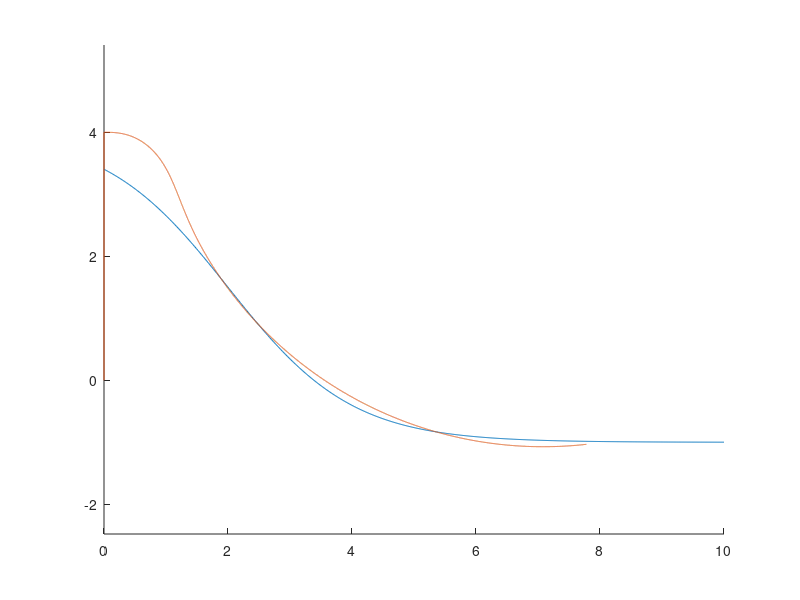

This figure's MATLAB source:
clear all 
close all

%% path generation
%%% s curve
t = 0:0.01:10;
rad = 50;
xpath = t;
a = 2;
k = 1;
ypath = 4 - (5*(1./(1+exp(-k.*(xpath-a)))));

%%% sine wave
% th = 0:pi/100:10*pi;
% rad = 50;
% xpath = th;
% ypath = 5*sin(th/4);

figure(1)
hold on
plot(xpath, ypath);
hold off

%% state

u = [0.1, 0]'; % u = (v, omega)

z = [0, 0, 0, 0;
     0, 4, deg2rad(0), 0]'; % z = (x, y, theta, zeta)

L = 0.3;
lr = L/2;

Kp = 0.7;
dt = 0.01;


%% controls

for j = 1:length(xpath)
    % find closest tp in range
    kdd = 15;
    ld = kdd*u(1);
    tp_max = ld+0.5;
    tp_min = ld-0.5;
    min = ld+1;
    xg = 0;
    yg = 0;

%     bwx = z(1, end) - lr*cos(z(3, end));
%     bwy = z(2, end) - lr*sin(z(3, end));
    bwx = z(1,end);
    bwy = z(2, end);
    ispan = j:length(xpath);
    for i = ispan
        d = sqrt( ( bwx-xpath(i) )^2 + ( bwy-ypath(i) )^2 );
        %     a = atan2(ypath(i) - bwy,xpath(i) -bwx);
        if(d<tp_max) && (d>tp_min)
            a =  z(3, end)  - atan2((ypath(i) - bwy),(xpath(i) - bwx));
            if (a < pi/2) && (a > -pi/2) && (d<min)
                min = d;
                xg = xpath(i);
                yg = ypath(i);
                alpha=a;
            end
        end
    end

    % steering angle
    % alpha=atan2(yg - bwy,xg - bwx);
    % delta = atan((2*L*sin(alpha))/(min));
    delta = -atan2((2*L*sin(alpha)),(ld));
%     z(4,end) = delta;

    tspan = 1:10;

    for t = tspan
        bwx = z(1, end);
        bwy = z(2, end);
        beta = atan(lr*tan(z(4, end))/L);
        xdot = u(1) * cos(z(3, end));
        ydot = u(1) * sin(z(3, end));
        thetadot = u(1) * (tan(z(4, end)))/(L);
        omega = u(2);

        zdot = [xdot*dt, ydot*dt, thetadot*dt, omega*dt]';

        z = [z, z(:, end)+zdot];

%         p controller
            e = delta - z(4, end);
            u(2) = Kp * e;

        %brake
%         derr = sqrt( ( bwx-xg )^2 + ( bwy-yg )^2 );
%         if(derr<1)
%             u(1) = 0;
%         end
    end



end
    figure(1)
    hold on
    axis equal
    plot (z(1, :), z(2, :));
% 
% figure(2)
% subplot(4,1,1)
% plot(tspan, z(1, 3:end))
% 
% subplot(4,1,2)
% plot(tspan, z(2, 3:end))
% 
% subplot(4,1,3)
% plot(tspan, rad2deg(z(3, 3:end)))
% 
% subplot(4,1,4)
% plot(tspan, rad2deg(z(4, 3:end)))
